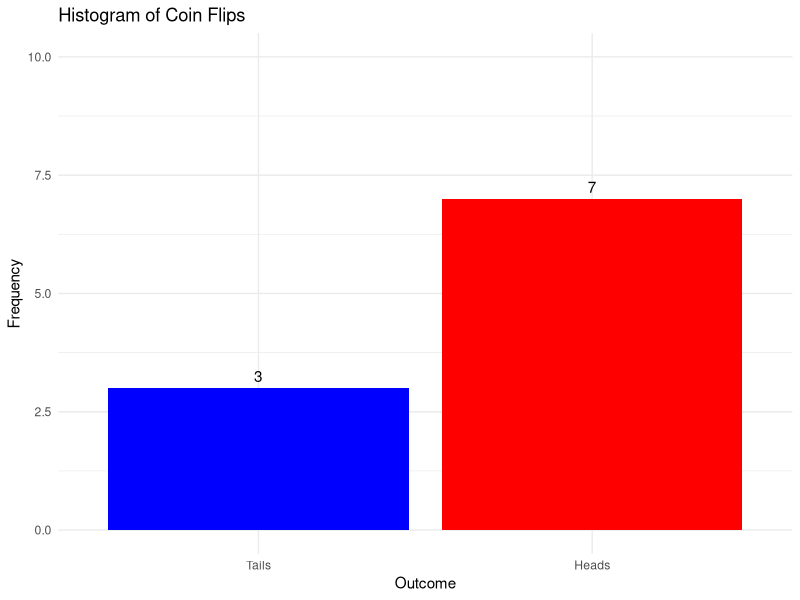
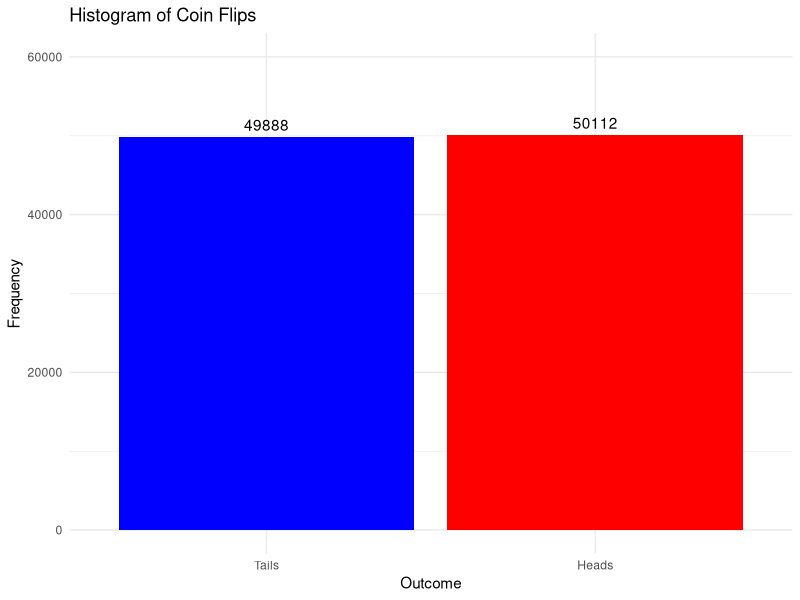
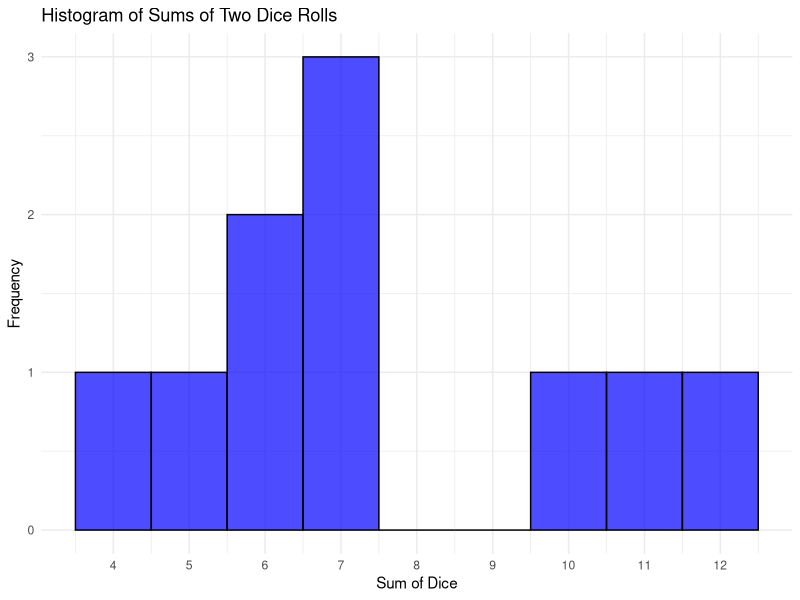
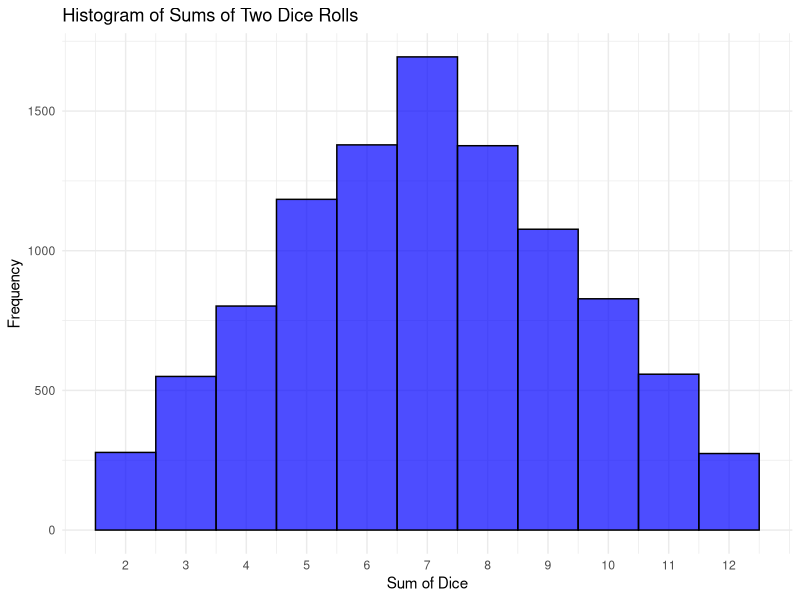

The R script that drew these images, in order:
## ---- chunk 1
knitr::opts_chunk$set(echo = FALSE)
library(ggplot2)
set.seed(1999)
## ---- chunk 2
number_flips <- 10

# Simulate coin flips (0 for tails, 1 for heads)
coin_flips <- sample(c(0, 1), size = number_flips, replace = TRUE)

coin_flips_factor <- factor(coin_flips, labels = c("Tails", "Heads"))
coin_flips_df <- data.frame(coin_flips_factor)

ggplot(data = coin_flips_df, aes(x = coin_flips_factor, fill = coin_flips_factor)) +
  geom_bar() +
  geom_text(stat = 'count', aes(label = after_stat(count)), vjust = -0.5) +
  ylim(0, 10) +
  labs(title = "Histogram of Coin Flips", x = "Outcome", y = "Frequency") +
  scale_fill_manual(values = c("Heads" = "red", "Tails" = "blue")) +
  theme_minimal() +
  theme(legend.position = "none")
## ---- chunk 3
number_flips <- 100000

# Simulate coin flips (0 for tails, 1 for heads)
coin_flips <- sample(c(0, 1), size = number_flips, replace = TRUE)

coin_flips_factor <- factor(coin_flips, labels = c("Tails", "Heads"))
coin_flips_df <- data.frame(coin_flips_factor)

ggplot(data = coin_flips_df, aes(x = coin_flips_factor, fill = coin_flips_factor)) +
  geom_bar() +
  geom_text(stat = 'count', aes(label = after_stat(count)), vjust = -0.5) +
  ylim(0, 60000) +
  labs(title = "Histogram of Coin Flips", x = "Outcome", y = "Frequency") +
  scale_fill_manual(values = c("Heads" = "red", "Tails" = "blue")) +
  theme_minimal() +
  theme(legend.position = "none")
## ---- chunk 4
n_rolls <- 10
die1 <- sample(1:6, n_rolls, replace = TRUE)  # Roll die 1
die2 <- sample(1:6, n_rolls, replace = TRUE)  # Roll die 2
sums <- die1 + die2  # Sum of both dice

data <- data.frame(Sum = sums)

ggplot(data, aes(x = Sum)) +
  geom_histogram(binwidth = 1, fill = "blue", color = "black", alpha = 0.7) +
  labs(title = "Histogram of Sums of Two Dice Rolls",
       x = "Sum of Dice",
       y = "Frequency") +
  scale_x_continuous(breaks = seq(2, 12, by = 1)) +
  theme_minimal()
## ---- chunk 5
n_rolls <- 10000
die1 <- sample(1:6, n_rolls, replace = TRUE)  # Roll die 1
die2 <- sample(1:6, n_rolls, replace = TRUE)  # Roll die 2
sums_10k <- die1 + die2  # Sum of both dice

data2 <- data.frame(Sum = sums_10k)

ggplot(data2, aes(x = Sum)) +
  geom_histogram(binwidth = 1, fill = "blue", color = "black", alpha = 0.7) +
  labs(title = "Histogram of Sums of Two Dice Rolls",
       x = "Sum of Dice",
       y = "Frequency") +
  scale_x_continuous(breaks = seq(2, 12, by = 1)) +  # Ensure x-axis shows whole numbers
  theme_minimal()
## ---- chunk 6
mean_conf_interval <- t.test(sums)$conf.int

print(paste("95% Confidence Interval for the Mean of Dice Roll Sums:",
            round(mean_conf_interval[1], 2), "to", round(mean_conf_interval[2], 2)))
## ---- chunk 7
mle_mean <- mean(sums)
mle_sd <- sd(sums)

print(paste("MLE Estimate of Mean:", round(mle_mean, 2)))
print(paste("MLE Estimate of Standard Deviation:", round(mle_sd, 2)))
